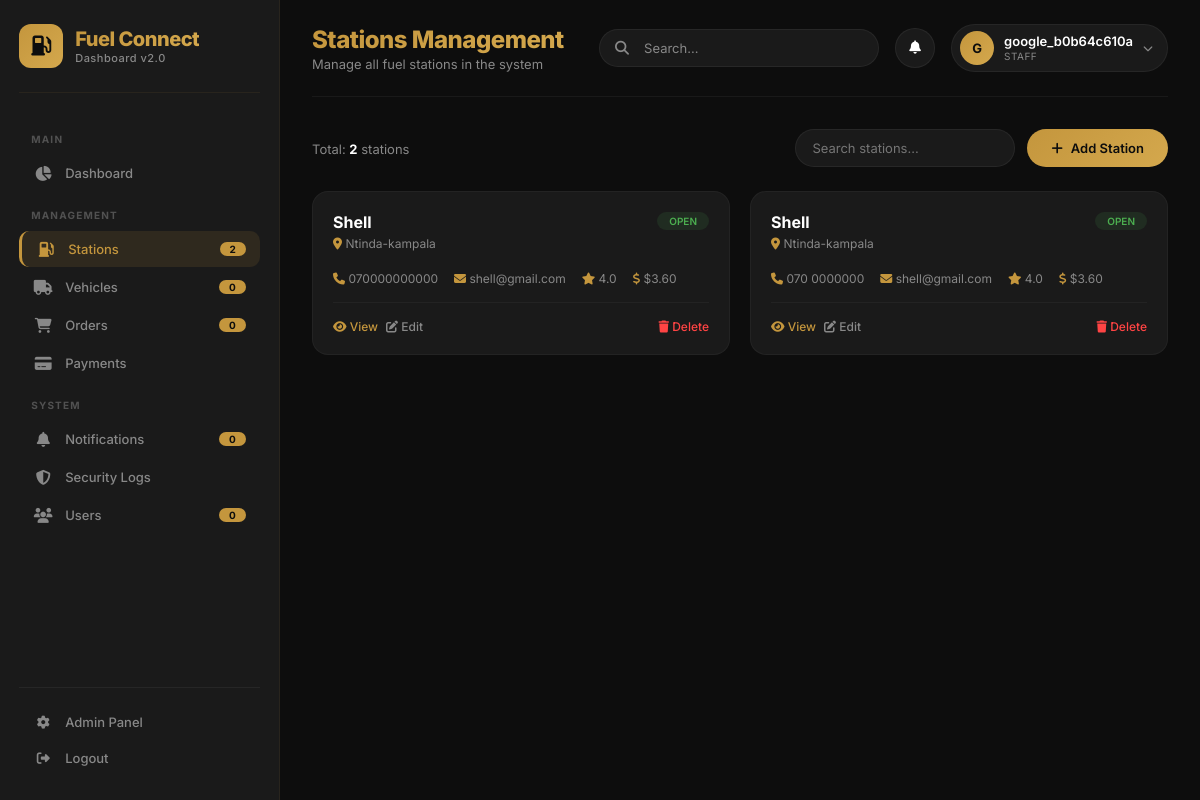
Screenshot of /dashboard/stations/ (signed in) with the database file from the repository.
### api/models.py (models this page shows, shortened)
class User(AbstractUser):
    username = None
    phone_number = models.CharField(max_length=20, unique=True)
    email = models.EmailField(unique=True)
    full_name = models.CharField(max_length=255)
    user_type = models.CharField(max_length=20, choices=[
        ('customer', 'Customer'),
        ('driver', 'Driver'),
        ('station_owner', 'Station Owner'),
        ('admin', 'Admin')
    ], default='customer')
    location = models.CharField(max_length=255, blank=True, null=True)
    referral_code = models.CharField(max_length=50, blank=True, null=True)
    is_verified = models.BooleanField(default=False)
    is_active = models.BooleanField(default=True)
    created_at = models.DateTimeField(auto_now_add=True)
    updated_at = models.DateTimeField(auto_now=True)
    last_activity = models.DateTimeField(default=timezone.now)
    vehicle_type = models.CharField(max_length=100, blank=True, null=True)
    vehicle_number = models.CharField(max_length=50, blank=True, null=True)
    license_number = models.CharField(max_length=100, blank=True, null=True)
    failed_login_attempts = models.IntegerField(default=0)
    locked_until = models.DateTimeField(null=True, blank=True)
    USERNAME_FIELD = 'phone_number'
    REQUIRED_FIELDS = ['email', 'full_name']
    objects = CustomUserManager()

class Station(models.Model):
    id = models.UUIDField(primary_key=True, default=uuid.uuid4, editable=False)
    name = models.CharField(max_length=255)
    address = models.TextField()
    latitude = models.DecimalField(max_digits=10, decimal_places=6, null=True, blank=True)
    longitude = models.DecimalField(max_digits=10, decimal_places=6, null=True, blank=True)
    phone = models.CharField(max_length=20, blank=True, null=True)
    email = models.EmailField(blank=True, null=True)
    rating = models.DecimalField(max_digits=3, decimal_places=1, default=4.0)
    reviews_count = models.IntegerField(default=0)
    image = models.CharField(max_length=500, blank=True, null=True)
    is_open = models.BooleanField(default=True)
    is_24_7 = models.BooleanField(default=False)
    price_per_gallon = models.DecimalField(max_digits=10, decimal_places=2, default=3.60)
    fuel_types = models.CharField(max_length=255, default='Petrol,Diesel,Gas')
    status = models.CharField(max_length=20, choices=[
        ('active', 'Active'),
        ('inactive', 'Inactive'),
        ('maintenance', 'Under Maintenance'),
    ], default='active')
    operating_hours = models.CharField(max_length=200, blank=True)
    created_at = models.DateTimeField(auto_now_add=True)
    updated_at = models.DateTimeField(auto_now=True)
    class Meta:
        ordering = ['name']

### api/dashboard_views.py (the view)
# urls.py: path('stations/', dashboard_views.station_list, name='station_list'),
@login_required(login_url='dashboard_login')
def station_list(request):
    stations = Station.objects.all().order_by('-created_at')
    search = request.GET.get('search')
    if search:
        stations = stations.filter(
            Q(name__icontains=search) |
            Q(address__icontains=search)
        )
    status_filter = request.GET.get('status')
    if status_filter:
        if status_filter == 'open':
            stations = stations.filter(is_open=True)
        elif status_filter == 'closed':
            stations = stations.filter(is_open=False)
    context = {
        'stations': stations,
        'station_count': stations.count(),
        'user': request.user,
    }
    return render(request, 'dashboard/stations/list.html', context)

### templates/dashboard/stations/list.html (shortened to what this page needs)
{% extends 'dashboard/base.html' %}
{% load static %}
{% block page_title %}Stations Management{% endblock %}
{% block page_subtitle %}Manage all fuel stations in the system{% endblock %}
{% block content %}
<div style="display: flex; justify-content: space-between; align-items: center; margin-bottom: 24px; flex-wrap: wrap; gap: 12px;">
    <div>
        <span style="color: var(--gray); font-size: 13px;">Total: <strong style="color: var(--white);">{{ stations|length }}</strong> stations</span>
    </div>
    <div style="display: flex; gap: 12px;">
        <input type="text" id="searchStations" placeholder="Search stations..." style="padding: 10px 16px; border-radius: 30px; border: 1px solid rgba(255,255,255,0.06); background: var(--dark); color: var(--white); font-family: 'Inter', sans-serif; font-size: 13px; width: 220px;">
        <a href="{% url 'station_create' %}" style="padding: 10px 24px; border-radius: 30px; background: var(--gold-gradient); color: var(--black); text-decoration: none; font-weight: 600; font-size: 13px; display: inline-flex; align-items: center; gap: 8px; transition: var(--transition);">
            <i class="fas fa-plus"></i> Add Station
        </a>
    </div>
</div>
<div style="display: grid; grid-template-columns: repeat(auto-fill, minmax(340px, 1fr)); gap: 20px;">
    {% for station in stations %}
    <div style="background: var(--dark); border-radius: var(--radius); overflow: hidden; border: 1px solid rgba(255,255,255,0.04); transition: var(--transition);">
        <div style="padding: 20px;">
            <div style="display: flex; justify-content: space-between; align-items: start;">
                <div>
                    <h4 style="color: var(--white); font-size: 16px; font-weight: 700; margin-bottom: 4px;">{{ station.name }}</h4>
                    <p style="color: var(--gray); font-size: 12px; margin-bottom: 8px;">
                        <i class="fas fa-map-marker-alt" style="color: var(--gold);"></i> {{ station.location|default:station.address|truncatechars:40 }}
                    </p>
                </div>
                <span style="padding: 3px 12px; border-radius: 20px; font-size: 10px; font-weight: 600; background: {% if station.is_open %}rgba(76,175,80,0.12){% else %}rgba(255,68,68,0.12){% endif %}; color: {% if station.is_open %}#4CAF50{% else %}#FF4444{% endif %};">
                    {{ station.is_open|yesno:"OPEN,CLOSED" }}
                </span>
            </div>
            <div style="display: flex; gap: 16px; margin-top: 12px; flex-wrap: wrap;">
                <span style="color: var(--gray); font-size: 12px;">
                    <i class="fas fa-phone" style="color: var(--gold);"></i> {{ station.phone|default:"N/A" }}
                </span>
                <span style="color: var(--gray); font-size: 12px;">
                    <i class="fas fa-envelope" style="color: var(--gold);"></i> {{ station.email|default:"N/A" }}
                </span>
                <span style="color: var(--gray); font-size: 12px;">
                    <i class="fas fa-star" style="color: var(--gold);"></i> {{ station.rating|default:"4.0" }}
                </span>
                <span style="color: var(--gray); font-size: 12px;">
                    <i class="fas fa-dollar-sign" style="color: var(--gold);"></i> ${{ station.price_per_gallon|default:"3.60" }}
                </span>
            </div>
            <div style="display: flex; gap: 8px; margin-top: 16px; padding-top: 16px; border-top: 1px solid rgba(255,255,255,0.04);">
                <a href="{% url 'station_detail' station.id %}" style="color: var(--gold); text-decoration: none; font-size: 12px; font-weight: 500;">
                    <i class="fas fa-eye"></i> View
                </a>
                <a href="{% url 'station_edit' station.id %}" style="color: var(--gray); text-decoration: none; font-size: 12px; font-weight: 500;">
                    <i class="fas fa-edit"></i> Edit
                </a>
                <a href="{% url 'station_delete' station.id %}" style="color: #FF4444; text-decoration: none; font-size: 12px; font-weight: 500; margin-left: auto;">
                    <i class="fas fa-trash"></i> Delete
                </a>
            </div>
        </div>
    </div>
    {% endfor %}
</div>
{% endblock %}

### templates/dashboard/base.html (shortened to what this page needs)
<!DOCTYPE html>
<html lang="en">
<head>
    <link rel="stylesheet" href="https://cdnjs.cloudflare.com/ajax/libs/font-awesome/6.5.1/css/all.min.css">
</head>
<body>
    <nav class="sidebar" id="sidebar">
        <div class="sidebar-brand">
            <div class="brand-icon"><i class="fas fa-gas-pump"></i></div>
            <div>
                <h2>Fuel Connect</h2>
                <span>Dashboard v2.0</span>
            </div>
        </div>
        <ul class="sidebar-menu">
            <li class="menu-label">Main</li>
            <li><a href="{% url 'dashboard_index' %}" class="{% if request.resolver_match.url_name == 'dashboard_index' %}active{% endif %}">
                <i class="fas fa-chart-pie"></i> Dashboard
            </a></li>
            <li class="menu-label">Management</li>
            <li><a href="{% url 'station_list' %}" class="{% if 'station' in request.path %}active{% endif %}">
                <i class="fas fa-gas-pump"></i> Stations
                <span class="badge">{{ station_count|default:0 }}</span>
            </a></li>
            <li><a href="{% url 'vehicle_list' %}" class="{% if 'vehicle' in request.path %}active{% endif %}">
                <i class="fas fa-truck"></i> Vehicles
                <span class="badge">{{ total_vehicles|default:0 }}</span>
            </a></li>
            <li><a href="{% url 'order_list' %}" class="{% if 'order' in request.path %}active{% endif %}">
                <i class="fas fa-shopping-cart"></i> Orders
                <span class="badge">{{ pending_orders|default:0 }}</span>
            </a></li>
            <li><a href="{% url 'payment_list' %}" class="{% if 'payment' in request.path %}active{% endif %}">
                <i class="fas fa-credit-card"></i> Payments
            </a></li>
            <li class="menu-label">System</li>
            <li><a href="{% url 'notification_list' %}" class="{% if 'notification' in request.path %}active{% endif %}">
                <i class="fas fa-bell"></i> Notifications
                <span class="badge">{{ unread_notifications|default:0 }}</span>
            </a></li>
            <li><a href="{% url 'security_logs' %}" class="{% if 'security' in request.path %}active{% endif %}">
                <i class="fas fa-shield-alt"></i> Security Logs
            </a></li>
            <li><a href="{% url 'user_list' %}" class="{% if 'user' in request.path %}active{% endif %}">
                <i class="fas fa-users"></i> Users
                <span class="badge">{{ total_users|default:0 }}</span>
            </a></li>
        </ul>
        <div class="sidebar-footer">
            <a href="/admin/">
                <i class="fas fa-cog"></i> Admin Panel
            </a>
            <a href="{% url 'dashboard_logout' %}">
                <i class="fas fa-sign-out-alt"></i> Logout
            </a>
        </div>
    </nav>
    <div class="main-content">
        <div class="top-bar">
            <div class="top-bar-left">
                <div>
                    <h1>{% block page_title %}Dashboard{% endblock %}</h1>
                    <p>{% block page_subtitle %}Real-time tracking of Fuel Connect activities{% endblock %}</p>
                </div>
            </div>
            <div class="top-bar-right">
                <div class="search-box">
                    <i class="fas fa-search"></i>
                    <input type="text" placeholder="Search...">
                </div>
                <button class="icon-btn" onclick="window.location.href='{% url 'notification_list' %}'">
                    <i class="fas fa-bell"></i>
                </button>
                <div class="user-profile">
                    <div class="avatar">{{ user.get_full_name|default:user.phone_number|first|upper }}</div>
                    <div class="user-info">
                        <div class="name">{{ user.get_full_name|default:user.phone_number }}</div>
                        <div class="role">{{ user.is_superuser|yesno:"Admin,Staff" }}</div>
                    </div>
                    <i class="fas fa-chevron-down" style="color: var(--gray); font-size: 10px;"></i>
                </div>
            </div>
        </div>
        {% block content %}
        {% endblock %}
    </div>
</body>
</html>

### rows the page displays
User: get_full_name|first "G", get_full_name "google_b0b64c610a", is_superuser "STAFF"
Station: name "Shell", location "Ntinda-kampala", is_open "OPEN", phone "070000000000", email "shell@gmail.com", rating "4.0", price_per_gallon "3.60"
Station: name "Shell", location "Ntinda-kampala", is_open "OPEN", phone "070 0000000", email "shell@gmail.com", rating "4.0", price_per_gallon "3.60"

### other values shown
{{ station_count|default:0 }} "2"
{{ total_vehicles|default:0 }} "0"
{{ pending_orders|default:0 }} "0"
{{ unread_notifications|default:0 }} "0"
{{ total_users|default:0 }} "0"
{{ stations|length }} "2"
